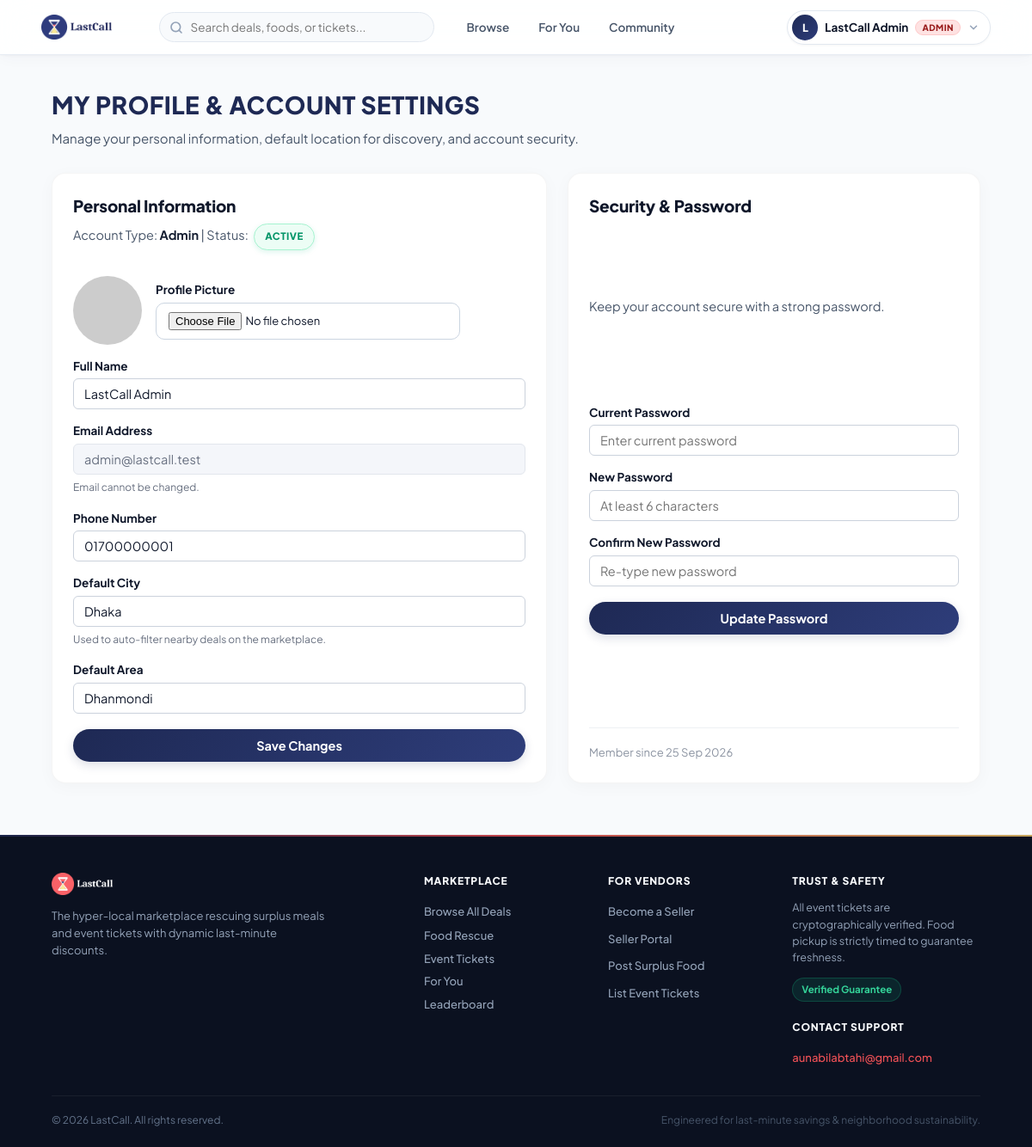
The app's page /profile.php (signed in) with its own data.
### tables this page shows
CREATE TABLE users (
    user_id INT UNSIGNED AUTO_INCREMENT PRIMARY KEY,
    full_name VARCHAR(120) NOT NULL,
    email VARCHAR(150) NOT NULL UNIQUE,
    phone VARCHAR(20) NOT NULL UNIQUE,
    password_hash VARCHAR(255) NOT NULL,
    profile_picture VARCHAR(255) NULL,
    role ENUM('buyer', 'seller', 'admin') NOT NULL DEFAULT 'buyer',
    location_id INT UNSIGNED NULL,

    terms_accepted TINYINT(1) NOT NULL DEFAULT 0,
    terms_version VARCHAR(30) NULL,
    terms_accepted_at DATETIME NULL,

    account_status ENUM('active', 'suspended', 'blocked') NOT NULL DEFAULT 'active',
    created_at TIMESTAMP DEFAULT CURRENT_TIMESTAMP,
    updated_at TIMESTAMP DEFAULT CURRENT_TIMESTAMP ON UPDATE CURRENT_TIMESTAMP,

    CONSTRAINT fk_user_location
        FOREIGN KEY (location_id) REFERENCES locations(location_id)
        ON DELETE SET NULL
);

CREATE TABLE locations (
    location_id INT UNSIGNED AUTO_INCREMENT PRIMARY KEY,
    city VARCHAR(100) NOT NULL,
    area VARCHAR(100) NOT NULL,
    address_line VARCHAR(255) NULL,
    created_at TIMESTAMP DEFAULT CURRENT_TIMESTAMP,

    INDEX idx_location_city_area (city, area)
);

### profile.php (the view, shortened to what this page needs)
<?php
require_once __DIR__ . "/config/database.php";
$uid = (int) $_SESSION["user_id"];
$stmt = $pdo->prepare("
    SELECT u.user_id, u.full_name, u.email, u.phone, u.role, u.account_status, u.created_at, u.profile_picture,
           loc.city, loc.area
    FROM users u
    LEFT JOIN locations loc ON loc.location_id = u.location_id
    WHERE u.user_id = ?
    LIMIT 1
");
$stmt->execute([$uid]);
$user = $stmt->fetch(PDO::FETCH_ASSOC);
require_once __DIR__ . "/includes/header.php";
?>
<main class="container">
    <div class="section-heading">
        <h2>My Profile & Account Settings</h2>
        <p>Manage your personal information, default location for discovery, and account security.</p>
    </div>
    <div class="profile-grid">
        <section class="card">
            <h3>Personal Information</h3>
            <p class="form-intro" style="margin-bottom: 16px;">
                Account Type: <strong style="text-transform: capitalize; color: #172033;"><?= e($user["role"]) ?></strong> |
                Status: <span class="badge" style="display:inline-block; margin-left: 4px;"><?= e($user["account_status"]) ?></span>
            </p>
            <form method="post" enctype="multipart/form-data">
                <div class="form-group" style="margin-bottom: 14px; display: flex; align-items: center; gap: 16px;">
                    <?php
                        $avatarUrl = !empty($user["profile_picture"]) ? "/" . htmlspecialchars($user["profile_picture"]) : "https://ui-avatars.com/api/?name=" . urlencode($user["full_name"]) . "&background=random";
                    ?>
                    <img src="<?= $avatarUrl ?>" alt="Profile Picture" style="width: 80px; height: 80px; border-radius: 50%; object-fit: cover; border: 2px solid var(--border-light);">
                    <div>
                        <label style="display:block; font-weight: bold; margin-bottom: 4px;">Profile Picture</label>
                        <input type="file" name="profile_picture" accept="image/*" style="font-size: 13px;">
                    </div>
                </div>
                <div class="form-group" style="margin-bottom: 14px;">
                    <label style="display:block; font-weight: bold; margin-bottom: 4px;">Full Name</label>
                    <input type="text" name="full_name" required value="<?= e($user["full_name"]) ?>" style="width: 100%; padding: 8px 12px; border: 1px solid #cbd2dc; border-radius: 6px;">
                </div>
                <div class="form-group" style="margin-bottom: 14px;">
                    <label style="display:block; font-weight: bold; margin-bottom: 4px;">Email Address</label>
                    <input type="email" value="<?= e($user["email"]) ?>" disabled style="width: 100%; padding: 8px 12px; border: 1px solid #e2e6ed; border-radius: 6px; background: #f4f6fa; color: #687080;">
                    <small style="color: #687080; font-size: 12px;">Email cannot be changed.</small>
                </div>
                <div class="form-group" style="margin-bottom: 14px;">
                    <label style="display:block; font-weight: bold; margin-bottom: 4px;">Phone Number</label>
                    <input type="text" name="phone" value="<?= e($user["phone"] ?? "") ?>" placeholder="+8801..." style="width: 100%; padding: 8px 12px; border: 1px solid #cbd2dc; border-radius: 6px;">
                </div>
                <div class="form-group" style="margin-bottom: 14px;">
                    <label style="display:block; font-weight: bold; margin-bottom: 4px;">Default City</label>
                    <input type="text" name="city" value="<?= e($user["city"] ?? "") ?>" placeholder="e.g. Dhaka" style="width: 100%; padding: 8px 12px; border: 1px solid #cbd2dc; border-radius: 6px;">
                    <small style="color: #687080; font-size: 12px;">Used to auto-filter nearby deals on the marketplace.</small>
                </div>
                <div class="form-group" style="margin-bottom: 18px;">
                    <label style="display:block; font-weight: bold; margin-bottom: 4px;">Default Area</label>
                    <input type="text" name="area" value="<?= e($user["area"] ?? "") ?>" placeholder="e.g. Dhanmondi" style="width: 100%; padding: 8px 12px; border: 1px solid #cbd2dc; border-radius: 6px;">
                </div>
                <button class="primary-button" type="submit" style="padding: 10px 18px; font-weight: bold; cursor: pointer;">Save Changes</button>
            </form>
        </section>
        <section class="card">
            <h3>Security & Password</h3>
            <p class="form-intro" style="margin-bottom: 16px;">Keep your account secure with a strong password.</p>
            <form method="post">
                <div class="form-group" style="margin-bottom: 14px;">
                    <label style="display:block; font-weight: bold; margin-bottom: 4px;">Current Password</label>
                    <input type="password" name="current_password" required placeholder="Enter current password" style="width: 100%; padding: 8px 12px; border: 1px solid #cbd2dc; border-radius: 6px;">
                </div>
                <div class="form-group" style="margin-bottom: 14px;">
                    <label style="display:block; font-weight: bold; margin-bottom: 4px;">New Password</label>
                    <input type="password" name="new_password" required minlength="6" placeholder="At least 6 characters" style="width: 100%; padding: 8px 12px; border: 1px solid #cbd2dc; border-radius: 6px;">
                </div>
                <div class="form-group" style="margin-bottom: 18px;">
                    <label style="display:block; font-weight: bold; margin-bottom: 4px;">Confirm New Password</label>
                    <input type="password" name="confirm_password" required minlength="6" placeholder="Re-type new password" style="width: 100%; padding: 8px 12px; border: 1px solid #cbd2dc; border-radius: 6px;">
                </div>
                <button class="primary-button" type="submit" style="padding: 10px 18px; font-weight: bold; cursor: pointer;">Update Password</button>
            </form>
            <div style="margin-top: 24px; padding-top: 18px; border-top: 1px solid #edf0f4; color: #8b93a1; font-size: 13px;">
                Member since <?= date("d M Y", strtotime($user["created_at"])) ?>
            </div>
        </section>
    </div>
</main>
<?php require_once __DIR__ . "/includes/footer.php"; ?>

### records on screen
users: role "Admin", account_status "ACTIVE", full_name "LastCall Admin", email "admin@lastcall.test", phone "01700000001", city "Dhaka", area "Dhanmondi", created_at "25 Sep 2026"

### other values on screen
mb_strtoupper(mb_substr($_userName, 0, 1)) "L"
$_userName "LastCall Admin"
$_role "ADMIN"
